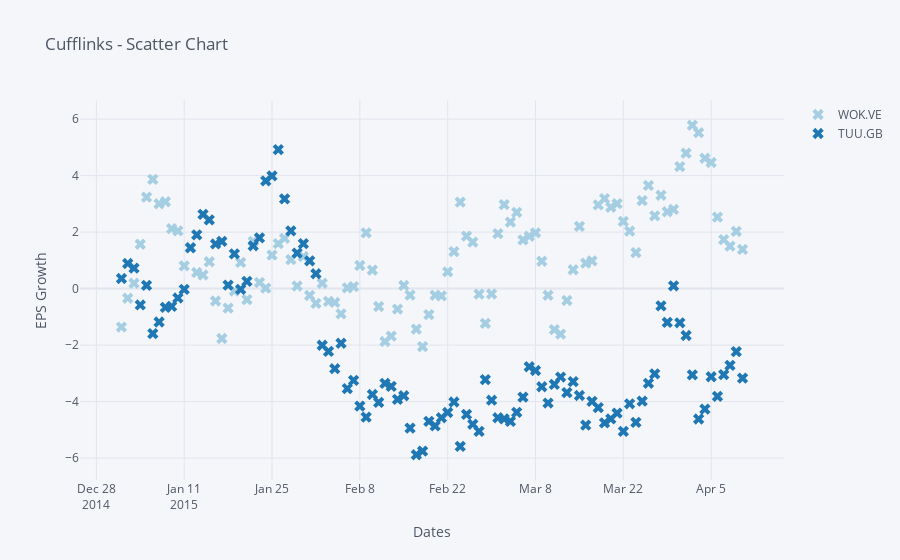

Write notebook code for a chart like this one.
### Markdown cell above
## Scatter Chart

### Code cell
cf.datagen.lines(2).iplot(kind='scatter',mode='markers',size=10,symbol='x',colorscale='paired',
                          xTitle='Dates',yTitle='EPS Growth',title='Cufflinks - Scatter Chart')
